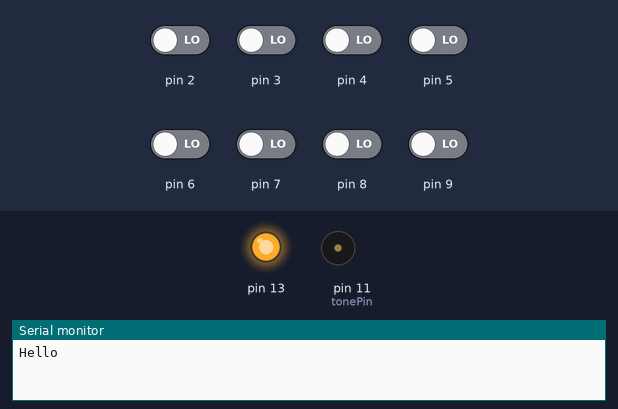
Simulated run of this sketch. Board: Arduino Uno, built with avr-gcc and run on an emulated ATmega328P. Parts: output pins drawn as LEDs (lit = HIGH), buzzer (waves = sounding), the last lines printed to the serial monitor. The inputs (shaded band) are chosen by the test bench; at power-on: pin 2–9 LOW.

Above: at 1.2 s.
1.3 s: pin 2 driven HIGH
At 2.1 s:
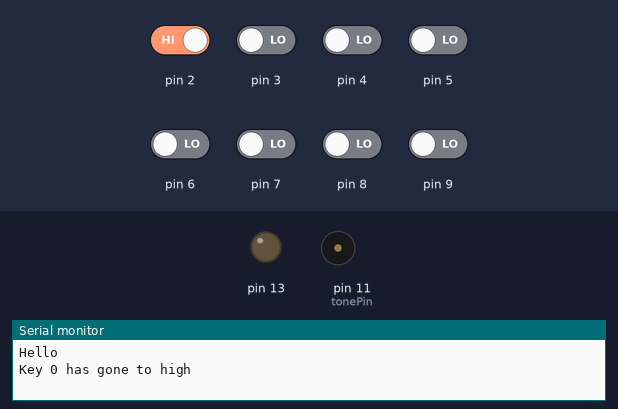
2.8 s: pin 2 driven LOW
At 3.2 s:
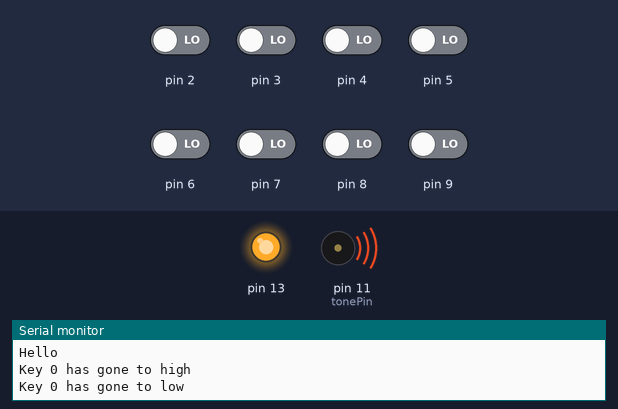
4.3 s: pin 3 driven HIGH
At 5.5 s:
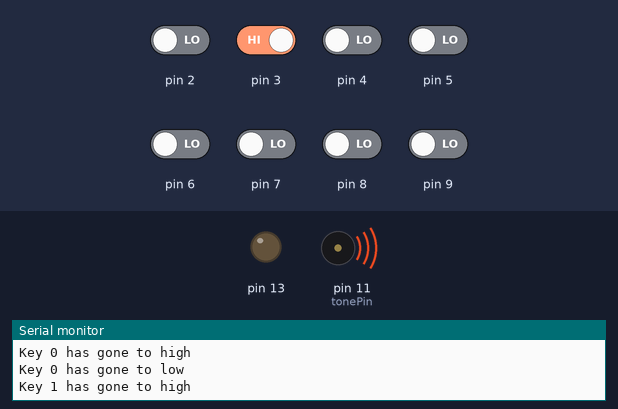
5.8 s: pin 3 driven LOW
At 6.7 s:
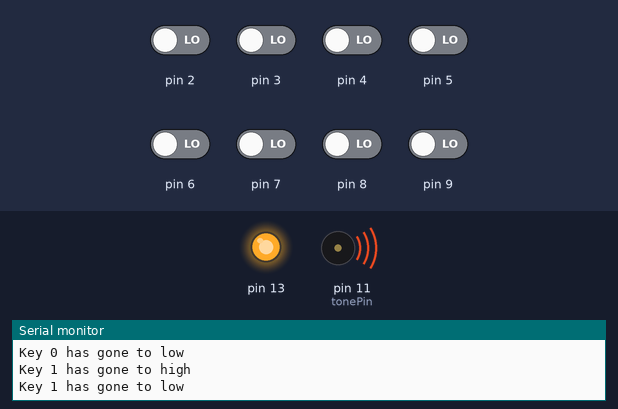
7.3 s: pin 4 driven HIGH
At 7.8 s:
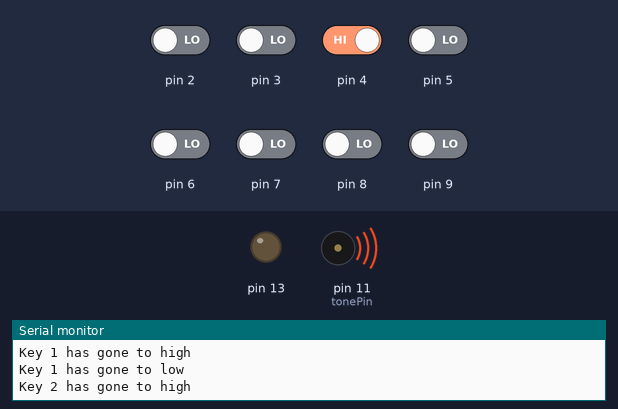
Timing chart, 0 to 9.8 s (numbered marks = the images above; inputs shaded):
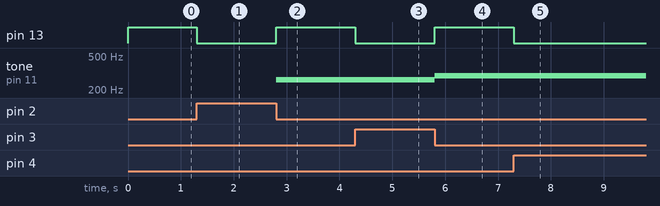

The sketch:

keyboard.ino
```cpp
const int numkeys = 8;
int myPins[numkeys];
uint8_t prevState[numkeys];
uint8_t curState[numkeys];
uint8_t light_state;

#include "pitches.h"
int freqs[numkeys] = {NOTE_C4, NOTE_D4, NOTE_E4, NOTE_F4, NOTE_G4, NOTE_A4, NOTE_B4, NOTE_C5};

const int tonePin = 11;
int currentlyPlayingPin;

void setup() {
  Serial.begin(9600);
  for (int i = 0; i < numkeys; ++i) {
    myPins[i] = i + 2;
    pinMode(i + 2, INPUT);
    prevState[i] = LOW;
  }
  pinMode(13, OUTPUT);
  digitalWrite(13, light_state = HIGH);
  Serial.println("Hello");
}

String print_state(uint8_t state) {
  if (state == HIGH) {
    return "high";
  }
  return "low";
}

// LOW => note is being played
void loop() {
  for (int i = 0; i < numkeys; ++i) {
    curState[i] = digitalRead(myPins[i]);
    String res = print_state(curState[i]);
    if (curState[i] != prevState[i]) {
      digitalWrite(13, light_state = !light_state);
      Serial.print("Key ");
      Serial.print(i);
      Serial.print(" has gone to ");
      Serial.print(res);
      Serial.println();
      // if note now being played
      if (curState[i] == LOW) {
        currentlyPlayingPin = i;
        tone(tonePin, freqs[i]);
      } else {
        if (i == currentlyPlayingPin) {
          noTone(tonePin);
        }
      }
    }
    prevState[i] = curState[i];
  }
}
```

pitches.h
```cpp
/* from https://www.arduino.cc/en/Tutorial/toneMelody */

#ifndef PITCHES_H
#define PITCHES_H
#define NOTE_B0  31
#define NOTE_C1  33
#define NOTE_CS1 35
#define NOTE_D1  37
#define NOTE_DS1 39
#define NOTE_E1  41
#define NOTE_F1  44
#define NOTE_FS1 46
#define NOTE_G1  49
#define NOTE_GS1 52
#define NOTE_A1  55
#define NOTE_AS1 58
#define NOTE_B1  62
#define NOTE_C2  65
#define NOTE_CS2 69
#define NOTE_D2  73
#define NOTE_DS2 78
#define NOTE_E2  82
#define NOTE_F2  87
#define NOTE_FS2 93
#define NOTE_G2  98
#define NOTE_GS2 104
#define NOTE_A2  110
#define NOTE_AS2 117
#define NOTE_B2  123
#define NOTE_C3  131
#define NOTE_CS3 139
#define NOTE_D3  147
#define NOTE_DS3 156
#define NOTE_E3  165
#define NOTE_F3  175
#define NOTE_FS3 185
#define NOTE_G3  196
#define NOTE_GS3 208
#define NOTE_A3  220
#define NOTE_AS3 233
#define NOTE_B3  247
#define NOTE_C4  262
#define NOTE_CS4 277
#define NOTE_D4  294
#define NOTE_DS4 311
#define NOTE_E4  330
#define NOTE_F4  349
#define NOTE_FS4 370
#define NOTE_G4  392
#define NOTE_GS4 415
#define NOTE_A4  440
#define NOTE_AS4 466
#define NOTE_B4  494
#define NOTE_C5  523
#define NOTE_CS5 554
#define NOTE_D5  587
#define NOTE_DS5 622
#define NOTE_E5  659
#define NOTE_F5  698
#define NOTE_FS5 740
#define NOTE_G5  784
#define NOTE_GS5 831
#define NOTE_A5  880
#define NOTE_AS5 932
#define NOTE_B5  988
#define NOTE_C6  1047
#define NOTE_CS6 1109
#define NOTE_D6  1175
#define NOTE_DS6 1245
#define NOTE_E6  1319
#define NOTE_F6  1397
#define NOTE_FS6 1480
#define NOTE_G6  1568
#define NOTE_GS6 1661
#define NOTE_A6  1760
#define NOTE_AS6 1865
#define NOTE_B6  1976
#define NOTE_C7  2093
#define NOTE_CS7 2217
#define NOTE_D7  2349
#define NOTE_DS7 2489
#define NOTE_E7  2637
#define NOTE_F7  2794
#define NOTE_FS7 2960
#define NOTE_G7  3136
#define NOTE_GS7 3322
#define NOTE_A7  3520
#define NOTE_AS7 3729
#define NOTE_B7  3951
#define NOTE_C8  4186
#define NOTE_CS8 4435
#define NOTE_D8  4699
#define NOTE_DS8 4978
#endif /* PITCHES_H */
```

Measured:
- after the input at 1.3 s, pin 13: HIGH → LOW at once
- after the input at 2.8 s, pin 13: LOW → HIGH at once; tone on pin 11 (tonePin): silent → 262 Hz at once
- after the input at 4.3 s, pin 13: HIGH → LOW at once
- after the input at 5.8 s, pin 13: LOW → HIGH at once; tone on pin 11 (tonePin): 262 Hz → 294 Hz at once
- after the input at 7.3 s, pin 13: HIGH → LOW at once
